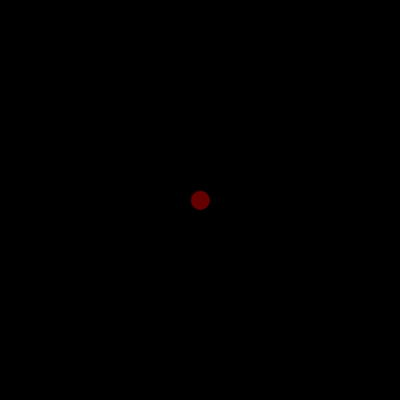
Frame 1 (no input)
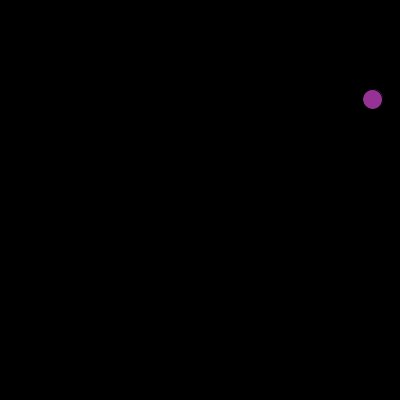
Frame 60 (the mouse pressed at the canvas centre just before this capture)
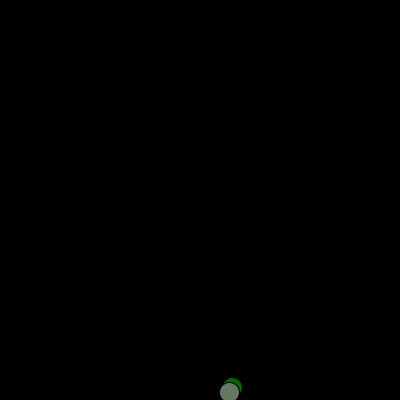
Frame 120 (the mouse held since frame 60 and released just before this capture)

The Processing sketch that drew these frames (run headless with seeded random() and noise(); from frame 60 on, the mouse is pressed at the canvas centre):

// Processing sketch: processing_33090
// ── processing_33090.pde


float xPos;
float yPos;
float xSpeed;
float ySpeed;



void setup() {
  size (400, 400);
  background (0, 0, 0);
  smooth();
  xPos = width/2;
  yPos= height/2;
  xSpeed = random(-1, 1)*10;
  ySpeed = random(-1, 1)*10;
  fill (100,0,0);
  ellipse (xPos, yPos, 20, 20);
  
 
  
}

void draw() {
  background (0, 0, 0); 
  smooth();
  ellipse (xPos, yPos, 20, 20);


  xPos = xPos + xSpeed;

   if (xPos > 390) {
   xSpeed = (-1) * xSpeed;
   fill (0,100,0);
   ellipse (xPos, yPos, 20, 20);
  } 
   else if (xPos < 10) {
   xSpeed = (-1) * xSpeed;
   fill (100,100,0);
   ellipse (xPos, yPos, 20, 20);
  }  
  
  
  yPos = yPos + ySpeed;
   
   if (yPos > 390) {
    ySpeed = (-1) * ySpeed;
   fill (100,120,100);
   ellipse (xPos, yPos, 20, 20);
  } 
  else if (yPos < 10) {
    ySpeed = (-1) * ySpeed;
     fill (150,50,150);
     ellipse (xPos, yPos, 20, 20);
  }
}

//  xSpeed = xSpeed + 1;
